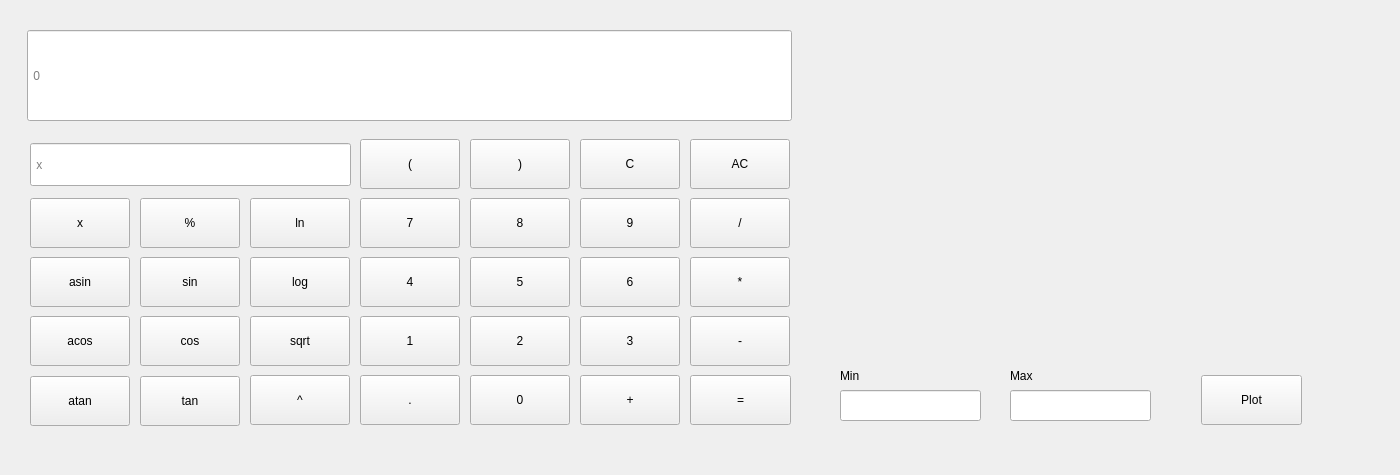
<?xml version="1.0" encoding="UTF-8"?>
<ui version="4.0">
 <class>EngineeringCalculator</class>
 <widget class="QWidget" name="EngineeringCalculator">
  <property name="geometry">
   <rect>
    <x>0</x>
    <y>0</y>
    <width>1400</width>
    <height>475</height>
   </rect>
  </property>
  <property name="windowTitle">
   <string>Form</string>
  </property>
  <widget class="QPushButton" name="sin">
   <property name="geometry">
    <rect>
     <x>140</x>
     <y>257</y>
     <width>100</width>
     <height>50</height>
    </rect>
   </property>
   <property name="text">
    <string>sin</string>
   </property>
   <attribute name="buttonGroup">
    <string notr="true">Functions</string>
   </attribute>
  </widget>
  <widget class="QPushButton" name="div">
   <property name="geometry">
    <rect>
     <x>690</x>
     <y>198</y>
     <width>100</width>
     <height>50</height>
    </rect>
   </property>
   <property name="text">
    <string>/</string>
   </property>
   <property name="shortcut">
    <string>/</string>
   </property>
   <attribute name="buttonGroup">
    <string notr="true">Operations</string>
   </attribute>
  </widget>
  <widget class="QPushButton" name="mul">
   <property name="geometry">
    <rect>
     <x>690</x>
     <y>257</y>
     <width>100</width>
     <height>50</height>
    </rect>
   </property>
   <property name="text">
    <string>*</string>
   </property>
   <property name="shortcut">
    <string>*</string>
   </property>
   <attribute name="buttonGroup">
    <string notr="true">Operations</string>
   </attribute>
  </widget>
  <widget class="QPushButton" name="digit_5">
   <property name="geometry">
    <rect>
     <x>470</x>
     <y>257</y>
     <width>100</width>
     <height>50</height>
    </rect>
   </property>
   <property name="text">
    <string>5</string>
   </property>
   <property name="shortcut">
    <string>5</string>
   </property>
   <attribute name="buttonGroup">
    <string notr="true">Digits</string>
   </attribute>
  </widget>
  <widget class="QPushButton" name="AllClean">
   <property name="geometry">
    <rect>
     <x>690</x>
     <y>139</y>
     <width>100</width>
     <height>50</height>
    </rect>
   </property>
   <property name="text">
    <string>AC</string>
   </property>
   <property name="shortcut">
    <string>Del</string>
   </property>
  </widget>
  <widget class="QPushButton" name="sqrt">
   <property name="geometry">
    <rect>
     <x>250</x>
     <y>316</y>
     <width>100</width>
     <height>50</height>
    </rect>
   </property>
   <property name="text">
    <string>sqrt</string>
   </property>
   <attribute name="buttonGroup">
    <string notr="true">Functions</string>
   </attribute>
  </widget>
  <widget class="QLineEdit" name="variable_input">
   <property name="enabled">
    <bool>true</bool>
   </property>
   <property name="geometry">
    <rect>
     <x>30</x>
     <y>143</y>
     <width>321</width>
     <height>43</height>
    </rect>
   </property>
   <property name="text">
    <string/>
   </property>
   <property name="readOnly">
    <bool>false</bool>
   </property>
   <property name="placeholderText">
    <string> x</string>
   </property>
  </widget>
  <widget class="QPushButton" name="atan">
   <property name="geometry">
    <rect>
     <x>30</x>
     <y>376</y>
     <width>100</width>
     <height>50</height>
    </rect>
   </property>
   <property name="text">
    <string>atan</string>
   </property>
   <attribute name="buttonGroup">
    <string notr="true">Functions</string>
   </attribute>
  </widget>
  <widget class="QPushButton" name="cos">
   <property name="geometry">
    <rect>
     <x>140</x>
     <y>316</y>
     <width>100</width>
     <height>50</height>
    </rect>
   </property>
   <property name="text">
    <string>cos</string>
   </property>
   <attribute name="buttonGroup">
    <string notr="true">Functions</string>
   </attribute>
  </widget>
  <widget class="QPushButton" name="digit_7">
   <property name="geometry">
    <rect>
     <x>360</x>
     <y>198</y>
     <width>100</width>
     <height>50</height>
    </rect>
   </property>
   <property name="styleSheet">
    <string notr="true"/>
   </property>
   <property name="text">
    <string>7</string>
   </property>
   <property name="shortcut">
    <string>7</string>
   </property>
   <attribute name="buttonGroup">
    <string notr="true">Digits</string>
   </attribute>
  </widget>
  <widget class="QPushButton" name="dot">
   <property name="geometry">
    <rect>
     <x>360</x>
     <y>375</y>
     <width>100</width>
     <height>50</height>
    </rect>
   </property>
   <property name="text">
    <string>.</string>
   </property>
   <property name="shortcut">
    <string>.</string>
   </property>
   <attribute name="buttonGroup">
    <string notr="true">Digits</string>
   </attribute>
  </widget>
  <widget class="QPushButton" name="asin">
   <property name="geometry">
    <rect>
     <x>30</x>
     <y>257</y>
     <width>100</width>
     <height>50</height>
    </rect>
   </property>
   <property name="text">
    <string>asin</string>
   </property>
   <attribute name="buttonGroup">
    <string notr="true">Functions</string>
   </attribute>
  </widget>
  <widget class="QPushButton" name="variable">
   <property name="geometry">
    <rect>
     <x>30</x>
     <y>198</y>
     <width>100</width>
     <height>50</height>
    </rect>
   </property>
   <property name="text">
    <string>x</string>
   </property>
   <property name="shortcut">
    <string>X</string>
   </property>
   <attribute name="buttonGroup">
    <string notr="true">Digits</string>
   </attribute>
  </widget>
  <widget class="QPushButton" name="digit_6">
   <property name="geometry">
    <rect>
     <x>580</x>
     <y>257</y>
     <width>100</width>
     <height>50</height>
    </rect>
   </property>
   <property name="styleSheet">
    <string notr="true"/>
   </property>
   <property name="text">
    <string>6</string>
   </property>
   <property name="shortcut">
    <string>6</string>
   </property>
   <attribute name="buttonGroup">
    <string notr="true">Digits</string>
   </attribute>
  </widget>
  <widget class="QPushButton" name="digit_1">
   <property name="geometry">
    <rect>
     <x>360</x>
     <y>316</y>
     <width>100</width>
     <height>50</height>
    </rect>
   </property>
   <property name="text">
    <string>1</string>
   </property>
   <property name="shortcut">
    <string>1</string>
   </property>
   <attribute name="buttonGroup">
    <string notr="true">Digits</string>
   </attribute>
  </widget>
  <widget class="QPushButton" name="pow">
   <property name="geometry">
    <rect>
     <x>250</x>
     <y>375</y>
     <width>100</width>
     <height>50</height>
    </rect>
   </property>
   <property name="text">
    <string>^</string>
   </property>
   <property name="shortcut">
    <string>^</string>
   </property>
   <attribute name="buttonGroup">
    <string notr="true">Operations</string>
   </attribute>
  </widget>
  <widget class="QPushButton" name="digit_9">
   <property name="geometry">
    <rect>
     <x>580</x>
     <y>198</y>
     <width>100</width>
     <height>50</height>
    </rect>
   </property>
   <property name="text">
    <string>9</string>
   </property>
   <property name="shortcut">
    <string>9</string>
   </property>
   <attribute name="buttonGroup">
    <string notr="true">Digits</string>
   </attribute>
  </widget>
  <widget class="QPushButton" name="mod">
   <property name="geometry">
    <rect>
     <x>140</x>
     <y>198</y>
     <width>100</width>
     <height>50</height>
    </rect>
   </property>
   <property name="text">
    <string>%</string>
   </property>
   <property name="shortcut">
    <string>%</string>
   </property>
   <attribute name="buttonGroup">
    <string notr="true">Operations</string>
   </attribute>
  </widget>
  <widget class="QPushButton" name="digit_3">
   <property name="geometry">
    <rect>
     <x>580</x>
     <y>316</y>
     <width>100</width>
     <height>50</height>
    </rect>
   </property>
   <property name="text">
    <string>3</string>
   </property>
   <property name="shortcut">
    <string>3</string>
   </property>
   <attribute name="buttonGroup">
    <string notr="true">Digits</string>
   </attribute>
  </widget>
  <widget class="QPushButton" name="tan">
   <property name="geometry">
    <rect>
     <x>140</x>
     <y>376</y>
     <width>100</width>
     <height>50</height>
    </rect>
   </property>
   <property name="text">
    <string>tan</string>
   </property>
   <attribute name="buttonGroup">
    <string notr="true">Functions</string>
   </attribute>
  </widget>
  <widget class="QPushButton" name="digit_2">
   <property name="geometry">
    <rect>
     <x>470</x>
     <y>316</y>
     <width>100</width>
     <height>50</height>
    </rect>
   </property>
   <property name="styleSheet">
    <string notr="true"/>
   </property>
   <property name="text">
    <string>2</string>
   </property>
   <property name="shortcut">
    <string>2</string>
   </property>
   <attribute name="buttonGroup">
    <string notr="true">Digits</string>
   </attribute>
  </widget>
  <widget class="QPushButton" name="l_bracket">
   <property name="geometry">
    <rect>
     <x>360</x>
     <y>139</y>
     <width>100</width>
     <height>50</height>
    </rect>
   </property>
   <property name="text">
    <string>(</string>
   </property>
   <property name="shortcut">
    <string>(</string>
   </property>
   <attribute name="buttonGroup">
    <string notr="true">Operations</string>
   </attribute>
  </widget>
  <widget class="QPushButton" name="log10">
   <property name="geometry">
    <rect>
     <x>250</x>
     <y>257</y>
     <width>100</width>
     <height>50</height>
    </rect>
   </property>
   <property name="text">
    <string>log</string>
   </property>
   <attribute name="buttonGroup">
    <string notr="true">Functions</string>
   </attribute>
  </widget>
  <widget class="QPushButton" name="digit_4">
   <property name="geometry">
    <rect>
     <x>360</x>
     <y>257</y>
     <width>100</width>
     <height>50</height>
    </rect>
   </property>
   <property name="text">
    <string>4</string>
   </property>
   <property name="shortcut">
    <string>4</string>
   </property>
   <attribute name="buttonGroup">
    <string notr="true">Digits</string>
   </attribute>
  </widget>
  <widget class="QPushButton" name="r_bracket">
   <property name="geometry">
    <rect>
     <x>470</x>
     <y>139</y>
     <width>100</width>
     <height>50</height>
    </rect>
   </property>
   <property name="text">
    <string>)</string>
   </property>
   <property name="shortcut">
    <string>)</string>
   </property>
   <attribute name="buttonGroup">
    <string notr="true">Operations</string>
   </attribute>
  </widget>
  <widget class="QPushButton" name="Clean">
   <property name="geometry">
    <rect>
     <x>580</x>
     <y>139</y>
     <width>100</width>
     <height>50</height>
    </rect>
   </property>
   <property name="text">
    <string>C</string>
   </property>
   <property name="shortcut">
    <string>Backspace</string>
   </property>
  </widget>
  <widget class="QPushButton" name="digit_8">
   <property name="geometry">
    <rect>
     <x>470</x>
     <y>198</y>
     <width>100</width>
     <height>50</height>
    </rect>
   </property>
   <property name="text">
    <string>8</string>
   </property>
   <property name="shortcut">
    <string>8</string>
   </property>
   <attribute name="buttonGroup">
    <string notr="true">Digits</string>
   </attribute>
  </widget>
  <widget class="QPushButton" name="minus">
   <property name="geometry">
    <rect>
     <x>690</x>
     <y>316</y>
     <width>100</width>
     <height>50</height>
    </rect>
   </property>
   <property name="text">
    <string>-</string>
   </property>
   <property name="shortcut">
    <string>-</string>
   </property>
   <attribute name="buttonGroup">
    <string notr="true">Operations</string>
   </attribute>
  </widget>
  <widget class="QPushButton" name="digit_0">
   <property name="geometry">
    <rect>
     <x>470</x>
     <y>375</y>
     <width>100</width>
     <height>50</height>
    </rect>
   </property>
   <property name="text">
    <string>0</string>
   </property>
   <property name="shortcut">
    <string>0</string>
   </property>
   <attribute name="buttonGroup">
    <string notr="true">Digits</string>
   </attribute>
  </widget>
  <widget class="QLineEdit" name="expression">
   <property name="geometry">
    <rect>
     <x>27</x>
     <y>30</y>
     <width>765</width>
     <height>91</height>
    </rect>
   </property>
   <property name="styleSheet">
    <string notr="true"/>
   </property>
   <property name="text">
    <string/>
   </property>
   <property name="readOnly">
    <bool>true</bool>
   </property>
   <property name="placeholderText">
    <string> 0</string>
   </property>
   <property name="clearButtonEnabled">
    <bool>false</bool>
   </property>
  </widget>
  <widget class="QPushButton" name="plus">
   <property name="geometry">
    <rect>
     <x>580</x>
     <y>375</y>
     <width>100</width>
     <height>50</height>
    </rect>
   </property>
   <property name="text">
    <string>+</string>
   </property>
   <property name="shortcut">
    <string>+</string>
   </property>
   <attribute name="buttonGroup">
    <string notr="true">Operations</string>
   </attribute>
  </widget>
  <widget class="QPushButton" name="ln">
   <property name="geometry">
    <rect>
     <x>250</x>
     <y>198</y>
     <width>100</width>
     <height>50</height>
    </rect>
   </property>
   <property name="text">
    <string>ln</string>
   </property>
   <attribute name="buttonGroup">
    <string notr="true">Functions</string>
   </attribute>
  </widget>
  <widget class="QPushButton" name="acos">
   <property name="geometry">
    <rect>
     <x>30</x>
     <y>316</y>
     <width>100</width>
     <height>50</height>
    </rect>
   </property>
   <property name="text">
    <string>acos</string>
   </property>
   <attribute name="buttonGroup">
    <string notr="true">Functions</string>
   </attribute>
  </widget>
  <widget class="QPushButton" name="GetResult">
   <property name="geometry">
    <rect>
     <x>690</x>
     <y>375</y>
     <width>101</width>
     <height>50</height>
    </rect>
   </property>
   <property name="text">
    <string>=</string>
   </property>
   <property name="shortcut">
    <string>Return</string>
   </property>
  </widget>
  <widget class="QCustomPlot" name="widget" native="true">
   <property name="geometry">
    <rect>
     <x>840</x>
     <y>30</y>
     <width>461</width>
     <height>331</height>
    </rect>
   </property>
  </widget>
  <widget class="QLineEdit" name="min_y">
   <property name="enabled">
    <bool>true</bool>
   </property>
   <property name="geometry">
    <rect>
     <x>840</x>
     <y>390</y>
     <width>141</width>
     <height>31</height>
    </rect>
   </property>
   <property name="text">
    <string/>
   </property>
   <property name="readOnly">
    <bool>false</bool>
   </property>
  </widget>
  <widget class="QLineEdit" name="max_y">
   <property name="enabled">
    <bool>true</bool>
   </property>
   <property name="geometry">
    <rect>
     <x>1010</x>
     <y>390</y>
     <width>141</width>
     <height>31</height>
    </rect>
   </property>
   <property name="text">
    <string/>
   </property>
   <property name="readOnly">
    <bool>false</bool>
   </property>
  </widget>
  <widget class="QPushButton" name="Plot">
   <property name="geometry">
    <rect>
     <x>1201</x>
     <y>375</y>
     <width>101</width>
     <height>50</height>
    </rect>
   </property>
   <property name="text">
    <string>Plot</string>
   </property>
  </widget>
  <widget class="QLabel" name="label_3">
   <property name="geometry">
    <rect>
     <x>840</x>
     <y>360</y>
     <width>31</width>
     <height>31</height>
    </rect>
   </property>
   <property name="text">
    <string>Min</string>
   </property>
  </widget>
  <widget class="QLabel" name="label_4">
   <property name="geometry">
    <rect>
     <x>1010</x>
     <y>360</y>
     <width>31</width>
     <height>31</height>
    </rect>
   </property>
   <property name="text">
    <string>Max</string>
   </property>
  </widget>
 </widget>
 <customwidgets>
  <customwidget>
   <class>QCustomPlot</class>
   <extends>QWidget</extends>
   <header>../QCustomPlot/qcustomplot.h</header>
   <container>1</container>
  </customwidget>
 </customwidgets>
 <resources/>
 <connections/>
 <buttongroups>
  <buttongroup name="Digits"/>
  <buttongroup name="Functions"/>
  <buttongroup name="Operations"/>
 </buttongroups>
</ui>
